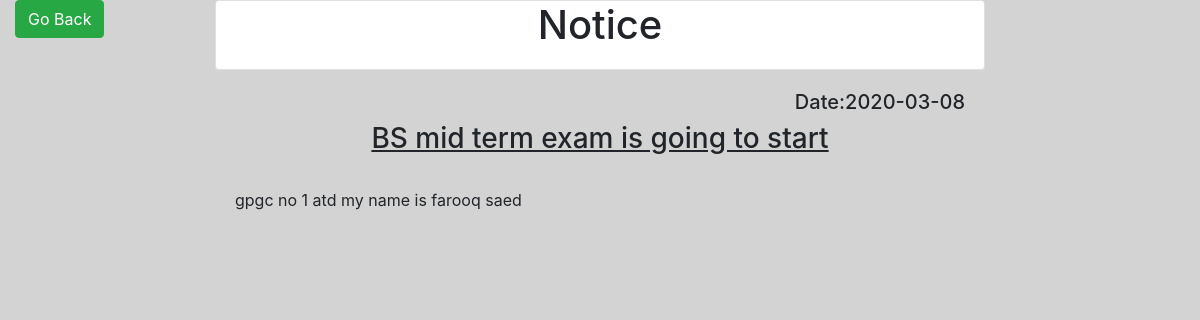
/php/show_full_notice.php?id=6, run on the app's committed database.
### tables this page shows
CREATE TABLE `notice` (
  `id` int(20) NOT NULL,
  `title` varchar(50) NOT NULL,
  `Description` varchar(500) NOT NULL,
  `notice_date` varchar(10) NOT NULL,
  `actual_notice` text NOT NULL
);

### php/show_full_notice.php (the view, shortened to what this page needs)
<?php
include'connection.php';
$id = $_GET['id'];
$sql = "SELECT id,title,notice_date,actual_notice FROM notice WHERE id='$id'";
$result = mysqli_query($conn, $sql);
$row = mysqli_fetch_assoc($result);
$title =$row["title"];
$notice_date =$row["notice_date"];
$actual_notice =$row["actual_notice"];
?>
<link rel="stylesheet" href="https://maxcdn.bootstrapcdn.com/bootstrap/4.4.1/css/bootstrap.min.css">
<link rel="stylesheet" href="https://cdnjs.cloudflare.com/ajax/libs/font-awesome/4.7.0/css/font-awesome.min.css">
<div class="container-fluid vh-100">
	<div class="row">
		<div class="col-lg-2 col-sm-12">
			<a href="../news.php" type="button" class="btn btn-success">Go Back</a>
		</div>
		<div class="col-lg-8 col-sm-12">
			<div class="card">
				<div class="card-title text-center"><h1>Notice</h1></div>
			</div>
			<div class="card-body">
			<h5 class="text-right">Date:<?php echo  $notice_date ?></h5>
				<h3 style="text-decoration: underline;" class="text-center"><?php echo  $title ?></h3><br>
				<p><?php echo  $actual_notice ?></p>
			</div>
		</div>
		<div class="col-lg-2 col-sm-12"></div>
	</div>
</div>

### php/show_full_notice.php (style rules this page uses)
.container-fluid { background-color: lightgrey; }

### data on the page
notice: notice_date "2020-03-08", title "BS mid term exam is going to start", actual_notice "gpgc no 1 atd my name is farooq saed"
